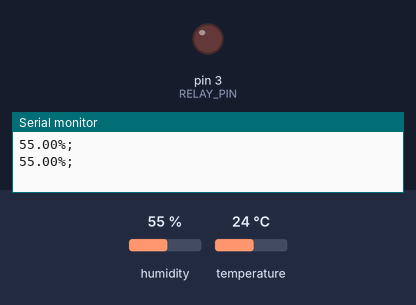
A sketch run on a simulated Arduino Uno, built with avr-gcc and run on an emulated ATmega328P. Shown: output pins drawn as LEDs (lit = HIGH), the last lines printed to the serial monitor. The test bench sets the inputs (shaded band); at power-on: humidity 55 %, temperature 24 °C.

Above: at 4.8 s.
4.9 s: humidity set to 31 %
7.9 s: humidity set to 28 %
At 8.4 s:
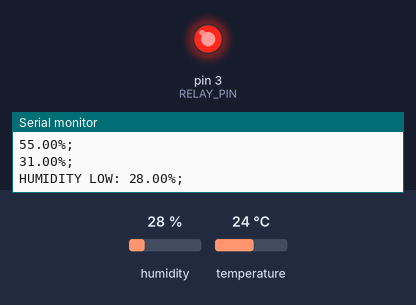
10.9 s: humidity set to 40 %
At 13.1 s:
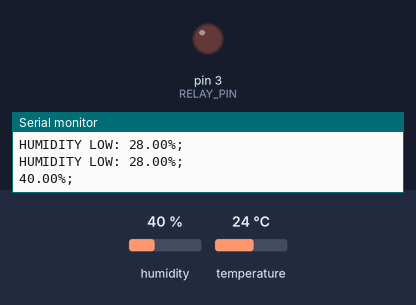
13.9 s: humidity set to 22 %
At 14.8 s:
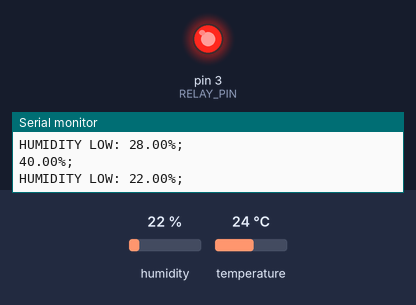
Timing chart, 0 to 16.9 s (numbered marks = the images above; inputs shaded):
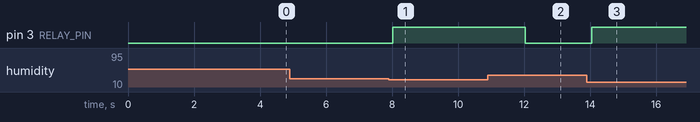

Measured:
- the behaviour switches between 30 and 29 % on humidity (found by bisection; images 0 and 1)
- after the input at 7.9 s, pin 3 (RELAY_PIN): LOW → HIGH after 0.12 s
- after the input at 10.9 s, pin 3 (RELAY_PIN): HIGH → LOW after 1.1 s
- after the input at 13.9 s, pin 3 (RELAY_PIN): LOW → HIGH after 0.14 s

The sketch:

sketch.ino
```cpp
#include <DHT.h>

#define DHTPIN 2
#define DHTTYPE DHT22
#define RELAY_PIN 3
#define HUMIDITY_THRESHOLD 30

DHT dht(DHTPIN, DHTTYPE);

void setup() {
  Serial.begin(9600);
  pinMode(RELAY_PIN, OUTPUT);
  dht.begin();
}

void loop() {
  delay(2000); // DHT22: minimum 2 seconds between readings

  float humidity = dht.readHumidity();

  if (isnan(humidity)) {
    Serial.println("Error reading sensor!");
    return;
  }

  if (humidity < HUMIDITY_THRESHOLD) {
    digitalWrite(RELAY_PIN, HIGH);
    Serial.print("HUMIDITY LOW: ");
  } else {
    digitalWrite(RELAY_PIN, LOW);
    if (humidity > 60) {
      Serial.print("WARNING! HIGH HUMIDITY: ");
    }
  }

  Serial.print(humidity);
  Serial.println("%;");
}
```
